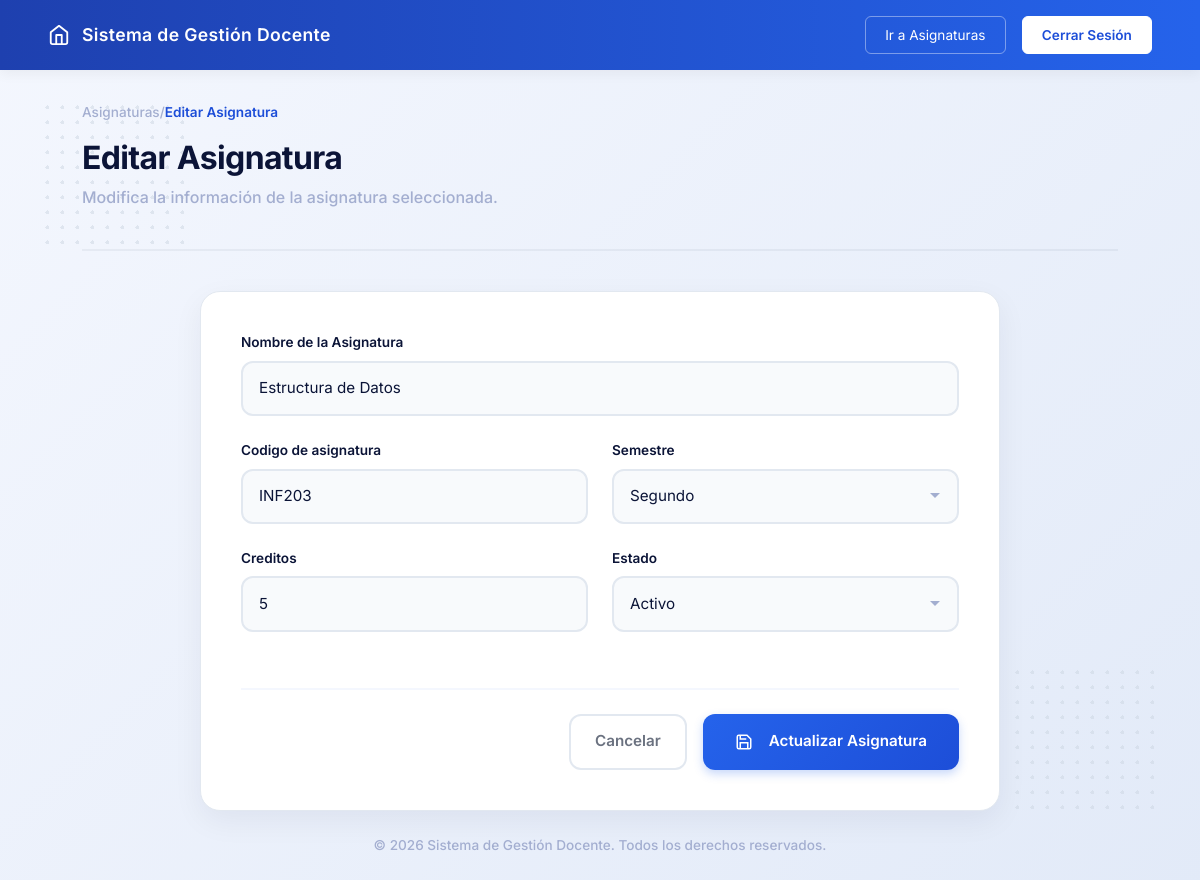
Screenshot of /routes/asignaturas.php?accion=editar&id_asignatura=5 with the database file from the repository.
### tables this page shows
CREATE TABLE asignaturas (
    id_asignatura INT(11) NOT NULL AUTO_INCREMENT,
    codigo VARCHAR(20) NOT NULL,
    nombre VARCHAR(100) NOT NULL,
    semestre ENUM(
        'Primer',
        'Segundo',
        'Tercero',
        'Cuarto',
        'Quinto',
        'Sexto',
        'Septimo',
        'Octavo',
        'Noveno',
        'Decimo'
    ) NOT NULL,
    creditos INT(2) NOT NULL,
    fecha_modificacion TIMESTAMP NOT NULL DEFAULT CURRENT_TIMESTAMP,
    fecha_creacion TIMESTAMP NOT NULL DEFAULT CURRENT_TIMESTAMP,
    estado ENUM('activo','inactivo') NOT NULL DEFAULT 'activo',

    PRIMARY KEY(id_asignatura),
    UNIQUE KEY uk_asignatura_codigo(codigo)
);

### config/Conexion.php (called while the page is built)
<?php
class Conexion
{
    private static $conexion = null;
    public static function conectar()
    {
        if (self::$conexion == null) {
            try {
                self::$conexion = new PDO(
                    "mysql:host=localhost;port=3306;dbname=gestion_docentes_db;charset=utf8",
                    "root",
                    ""
                );
                self::$conexion->setAttribute(
                    PDO::ATTR_ERRMODE,
                    PDO::ERRMODE_EXCEPTION
                );
                self::$conexion->setAttribute(
                    PDO::ATTR_DEFAULT_FETCH_MODE,
                    PDO::FETCH_ASSOC
                );
            } catch (PDOException $e) {
                die("Error de conexión: " . $e->getMessage());
            }
        }
        return self::$conexion;
    }
}

### app/modelos/AsignaturaModelo.php (called while the page is built, shortened)
<?php
require_once 'config/Conexion.php';
class AsignaturaModelo
{
    private $conexion;
    public function __construct()
    {
        $this->conexion = Conexion::conectar();
    }
    public function buscar($id_asignatura)
    {
        $sql = "SELECT
                    id_asignatura,
                    codigo,
                    nombre,
                    semestre,
                    creditos,
                    fecha_creacion,
                    estado
                FROM asignaturas
                WHERE id_asignatura = :id_asignatura";
        $stmt = $this->conexion->prepare($sql);
        $stmt->execute([
            ':id_asignatura' => $id_asignatura
        ]);
        return $stmt->fetch(PDO::FETCH_ASSOC);
    }
}

### app/vistas/asignatura/asignatura_editar.php (the view, shortened to what this page needs)
<?php
require_once __DIR__."/../layout/header.php"
?>
    <div class="dot-pattern top-left"></div>
    <div class="dot-pattern bottom-right"></div>
    <main class="main-container content-align-top">
        <div class="breadcrumb" style="color: var(--text-gray); font-size: 0.85rem; margin-bottom: 1rem;">
            <a href="/gestion-docentes-web/asignaturas" style="color: var(--text-gray); text-decoration: none;">Asignaturas</a> / <span style="color: var(--c-primary-main); font-weight: 600;">Editar Asignatura</span>
        </div>
        <header class="section-header">
            <div>
                <h1 class="page-title">Editar Asignatura</h1>
                <p class="page-subtitle">Modifica la información de la asignatura seleccionada.</p>
            </div>
        </header>
        <div class="details-layout" style="grid-template-columns: 1fr; max-width: 800px; margin: 0 auto; width: 100%;">
            <div class="form-section">
                <div class="section-card">
                    <form id="formEditarAsignatura">
                        <div class="form-group">
                            <label for="nombre">Nombre de la Asignatura</label>
                            <input type="text" class="form-input" id="nombre" name="nombre" required placeholder="Ingrese el nombre de la asignatura" value="<?= htmlspecialchars($asignatura['nombre'] ?? '') ?>">
                        </div>
                        <div class="grid-2">
                            <div class="form-group">
                                <label for="codigo">Codigo de asignatura</label>
                                <input type="text" class="form-input" id="codigo" name="codigo" required placeholder="Ej: INF-144" value="<?= htmlspecialchars($asignatura['codigo'] ?? '') ?>">
                            </div>
                            <div class="form-group">
                                <label for="semestre">Semestre</label>
                                <select class="form-input" id="semestre" name="semestre" required>
                                        <option <?php if(htmlspecialchars($asignatura['semestre'] == "Segundo")) echo "selected"; ?> value="Segundo">Segundo</option>
                                </select>
                            </div>
                        </div>
                        <div class="grid-2">
                            <div class="form-group">
                                <label for="creditos">Creditos</label>
                                <input type="number" class="form-input" id="creditos" name="creditos" min="1" max="10" required placeholder="Ingrese el número de creditos" value="<?= htmlspecialchars($asignatura['creditos'] ?? '') ?>">
                            </div>
                            <div class="form-group">
                                <label for="estado">Estado</label>
                                <select class="form-input" id="estado" name="estado" required>
                                    <option value="activo" <?= (isset($asignatura['estado']) && $asignatura['estado'] === 'activo') ? 'selected' : '' ?>>Activo</option>
                                </select>
                            </div>
                        </div>
                        <div class="form-actions-bar">
                            <a href="/gestion-docentes-web/asignaturas" class="btn-cancel">Cancelar</a>
                            <button type="submit" class="btn-save">
                                <svg width="18" height="18" viewBox="0 0 24 24" fill="none" stroke="currentColor" stroke-width="2" style="margin-right: 0.5rem;"><path d="M19 21H5a2 2 0 0 1-2-2V5a2 2 0 0 1 2-2h11l5 5v11a2 2 0 0 1-2 2z"></path><polyline points="17 21 17 13 7 13 7 21"></polyline><polyline points="7 3 7 8 15 8"></polyline></svg>
                                Actualizar Asignatura
                            </button>
                        </div>
                    </form>
                </div>
            </div>
        </div>
    </main>
    <div class="toast-container position-fixed bottom-0 end-0 p-3">
    </div>
<?php require_once __DIR__."/../layout/footer.php" ?>

### public/css/style.css (style rules this page uses)
:root { --bg-gradient-start: #F4F7FE; --bg-gradient-end: #E2EAF8; --text-dark: #0B1437; --text-gray: #A3AED0; --card-bg: #FFFFFF; --border-color: #E2E8F0; --c-blue-light: #E1E9F8; --c-blue-main: #4361EE; --c-primary-light: #4A85F6; --c-primary-main: #1D4ED8; --c-teal-light: #D1FAE5; --c-teal-main: #10B981; --c-purple-light: #EDE9FE; --c-purple-main: #8B5CF6; --c-orange-light: #fef5e9; --c-orange-main: #f6975c; }
* { margin: 0; padding: 0; box-sizing: border-box; font-family: 'Inter', sans-serif; }
.home-body { background: linear-gradient(135deg, var(--bg-gradient-start) 0%, var(--bg-gradient-end) 100%); min-height: 100vh; display: flex; flex-direction: column; position: relative; }
.main-container { flex: 1; width: 100%; max-width: 1100px; margin: 0 auto; padding: 0 2rem; position: relative; z-index: 10; display: flex; flex-direction: column; justify-content: center; }
.content-align-top { justify-content: flex-start !important; padding-top: 2rem !important; }
.dot-pattern { position: absolute; width: 150px; height: 150px; background-image: radial-gradient(circle, #CBD5E1 2px, transparent 2px); background-size: 15px 15px; opacity: 0.5; z-index: 1; }
.top-left { top: 100px; left: 40px; }
.bottom-right { bottom: 80px; right: 40px; }
.breadcrumb { color: var(--text-gray); font-size: 0.85rem; margin-bottom: 0.5rem; font-weight: 500; }
.section-header { display: flex; justify-content: space-between; align-items: flex-end; margin-bottom: 2.5rem; border-bottom: 2px solid rgba(11, 20, 55, 0.05); padding-bottom: 1.5rem; }
.page-title { font-size: 2rem; font-weight: 700; color: var(--text-dark); letter-spacing: -0.02em; }
.page-subtitle { color: var(--text-gray); font-size: 1rem; font-weight: 500; }
.details-layout { display: grid; grid-template-columns: 1fr 300px; gap: 2rem; align-items: start; }
.form-section { width: 100%; }
.section-card { background: #FFFFFF; border-radius: 20px; padding: 2.5rem; box-shadow: 0 10px 30px rgba(11, 20, 55, 0.06); border: 1px solid var(--border-color); }
.grid-2 { display: grid; grid-template-columns: 1fr 1fr; gap: 1.5rem; }
.form-group { margin-bottom: 1.5rem; }
.form-group label { display: block; font-size: 0.85rem; font-weight: 600; color: var(--text-dark); margin-bottom: 0.5rem; }
.form-input { width: 100%; padding: 0.9rem 1rem; font-size: 0.95rem; font-family: 'Inter', sans-serif; color: var(--text-dark); background-color: #F8FAFC; border: 2px solid var(--border-color); border-radius: 12px; transition: all 0.3s ease; outline: none; }
.form-input::placeholder { color: var(--text-gray); font-weight: 400; }
select.form-input { appearance: none; background-repeat: no-repeat; background-position: right 1rem center; padding-right: 2.5rem; cursor: pointer; }
select.form-input option { padding: 0.5rem; }
.form-actions-bar { display: flex; justify-content: flex-end; gap: 1rem; margin-top: 2rem; padding-top: 1.5rem; border-top: 2px solid var(--bg-gradient-start); }
.btn-save { background: linear-gradient(135deg, #2563EB 0%, #1D4ED8 100%); color: white; padding: 0.9rem 2rem; border-radius: 12px; border: none; font-weight: 600; font-size: 0.95rem; display: inline-flex; align-items: center; gap: 0.5rem; cursor: pointer; transition: all 0.3s ease; box-shadow: 0 4px 10px rgba(37, 99, 235, 0.25); }
.btn-save svg { flex-shrink: 0; }
.btn-cancel { background: transparent; color: #6B7280; padding: 0.9rem 1.5rem; border-radius: 12px; text-decoration: none; font-weight: 600; font-size: 0.95rem; border: 2px solid var(--border-color); transition: all 0.3s ease; }

### rows the page displays
asignaturas: nombre "Estructura de Datos", codigo "INF203", semestre "Segundo", creditos "5", estado "Activo"

### other values shown
$menu["nombre"] "Asignaturas"
